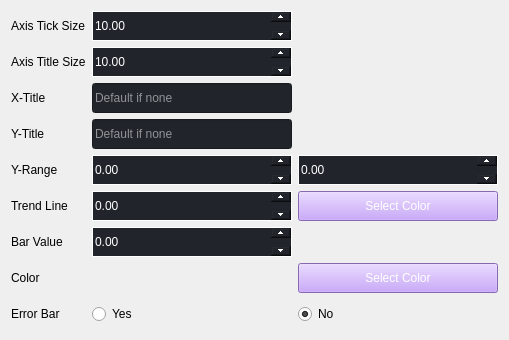
        <widget class="QWidget" name="tab_5">
         <attribute name="title">
          <string>Bar</string>
         </attribute>
         <layout class="QGridLayout" name="gridLayout_11">
          <item row="7" column="2">
           <widget class="QPushButton" name="figure_bar_btn_color_2">
            <property name="minimumSize">
             <size>
              <width>0</width>
              <height>30</height>
             </size>
            </property>
            <property name="styleSheet">
             <string notr="true">background-color: rgb(189,147,249);
color:white;
font: 16pt &quot;华文细黑&quot;;</string>
            </property>
            <property name="text">
             <string>Select Color</string>
            </property>
           </widget>
          </item>
          <item row="6" column="1">
           <widget class="QDoubleSpinBox" name="figure_bar_spin_bar_2">
            <property name="minimumSize">
             <size>
              <width>0</width>
              <height>30</height>
             </size>
            </property>
            <property name="maximumSize">
             <size>
              <width>200</width>
              <height>16777215</height>
             </size>
            </property>
            <property name="styleSheet">
             <string notr="true">QDoubleSpinBox {
    font: 16pt &quot;华文细黑&quot;;
    color: white;
    border: 1px solid white;
background-color:rgb(33, 37, 43);
}

QDoubleSpinBox::up-button {
    height: 10px; /* 设置一个合适的高度 */
    width: 20px; /* 设置一个合适的宽度 */
    subcontrol-position: top right; /* 保持按钮在右侧 */
}

QDoubleSpinBox::down-button {
    height: 10px; /* 设置一个合适的高度 */
    width: 20px; /* 设置一个合适的宽度 */
    subcontrol-position: bottom right; /* 保持按钮在右侧 */
}</string>
            </property>
           </widget>
          </item>
          <item row="5" column="1">
           <widget class="QDoubleSpinBox" name="figure_bar_spin_trend_2">
            <property name="minimumSize">
             <size>
              <width>0</width>
              <height>30</height>
             </size>
            </property>
            <property name="maximumSize">
             <size>
              <width>200</width>
              <height>16777215</height>
             </size>
            </property>
            <property name="styleSheet">
             <string notr="true">QDoubleSpinBox {
    font: 16pt &quot;华文细黑&quot;;
    color: white;
    border: 1px solid white;
background-color:rgb(33, 37, 43);
}

QDoubleSpinBox::up-button {
    height: 10px; /* 设置一个合适的高度 */
    width: 20px; /* 设置一个合适的宽度 */
    subcontrol-position: top right; /* 保持按钮在右侧 */
}

QDoubleSpinBox::down-button {
    height: 10px; /* 设置一个合适的高度 */
    width: 20px; /* 设置一个合适的宽度 */
    subcontrol-position: bottom right; /* 保持按钮在右侧 */
}</string>
            </property>
           </widget>
          </item>
          <item row="5" column="2">
           <widget class="QPushButton" name="figure_bar_btn_trend_2">
            <property name="minimumSize">
             <size>
              <width>0</width>
              <height>30</height>
             </size>
            </property>
            <property name="styleSheet">
             <string notr="true">background-color: rgb(189,147,249);
color:white;
font: 16pt &quot;华文细黑&quot;;</string>
            </property>
            <property name="text">
             <string>Select Color</string>
            </property>
           </widget>
          </item>
          <item row="5" column="0">
           <widget class="QLabel" name="figure_bar_label_trend">
            <property name="styleSheet">
             <string notr="true">font: 16pt &quot;华文细黑&quot;;</string>
            </property>
            <property name="text">
             <string>Trend Line</string>
            </property>
           </widget>
          </item>
          <item row="3" column="0">
           <widget class="QLabel" name="figure_bar_label_y">
            <property name="styleSheet">
             <string notr="true">font: 16pt &quot;华文细黑&quot;;</string>
            </property>
            <property name="text">
             <string>Y-Title</string>
            </property>
           </widget>
          </item>
          <item row="2" column="1">
           <widget class="QLineEdit" name="figure_bar_edit_x_2">
            <property name="minimumSize">
             <size>
              <width>0</width>
              <height>30</height>
             </size>
            </property>
            <property name="styleSheet">
             <string notr="true">background-color: rgb(33, 37, 43);
font: 16pt &quot;华文细黑&quot;;
color:white;</string>
            </property>
            <property name="placeholderText">
             <string>Default if none</string>
            </property>
           </widget>
          </item>
          <item row="0" column="1">
           <widget class="QDoubleSpinBox" name="figure_bar_spin_axis_scale_2">
            <property name="minimumSize">
             <size>
              <width>0</width>
              <height>30</height>
             </size>
            </property>
            <property name="maximumSize">
             <size>
              <width>200</width>
              <height>16777215</height>
             </size>
            </property>
            <property name="styleSheet">
             <string notr="true">QDoubleSpinBox {
    font: 16pt &quot;华文细黑&quot;;
    color: white;
    border: 1px solid white;
background-color:rgb(33, 37, 43);
}

QDoubleSpinBox::up-button {
    height: 10px; /* 设置一个合适的高度 */
    width: 20px; /* 设置一个合适的宽度 */
    subcontrol-position: top right; /* 保持按钮在右侧 */
}

QDoubleSpinBox::down-button {
    height: 10px; /* 设置一个合适的高度 */
    width: 20px; /* 设置一个合适的宽度 */
    subcontrol-position: bottom right; /* 保持按钮在右侧 */
}</string>
            </property>
            <property name="maximum">
             <double>10000.000000000000000</double>
            </property>
            <property name="value">
             <double>10.000000000000000</double>
            </property>
           </widget>
          </item>
          <item row="3" column="1">
           <widget class="QLineEdit" name="figure_bar_edit_y_2">
            <property name="minimumSize">
             <size>
              <width>0</width>
              <height>30</height>
             </size>
            </property>
            <property name="styleSheet">
             <string notr="true">background-color: rgb(33, 37, 43);
font: 16pt &quot;华文细黑&quot;;

color:white;</string>
            </property>
            <property name="placeholderText">
             <string>Default if none</string>
            </property>
           </widget>
          </item>
          <item row="1" column="1">
           <widget class="QDoubleSpinBox" name="figure_bar_spin_axis_text_size_2">
            <property name="minimumSize">
             <size>
              <width>0</width>
              <height>30</height>
             </size>
            </property>
            <property name="maximumSize">
             <size>
              <width>200</width>
              <height>16777215</height>
             </size>
            </property>
            <property name="styleSheet">
             <string notr="true">QDoubleSpinBox {
    font: 16pt &quot;华文细黑&quot;;
    color: white;
    border: 1px solid white;
background-color:rgb(33, 37, 43);
}

QDoubleSpinBox::up-button {
    height: 10px; /* 设置一个合适的高度 */
    width: 20px; /* 设置一个合适的宽度 */
    subcontrol-position: top right; /* 保持按钮在右侧 */
}

QDoubleSpinBox::down-button {
    height: 10px; /* 设置一个合适的高度 */
    width: 20px; /* 设置一个合适的宽度 */
    subcontrol-position: bottom right; /* 保持按钮在右侧 */
}</string>
            </property>
            <property name="maximum">
             <double>10000.000000000000000</double>
            </property>
            <property name="value">
             <double>10.000000000000000</double>
            </property>
           </widget>
          </item>
          <item row="1" column="0">
           <widget class="QLabel" name="figure_bar_label_axis_title">
            <property name="styleSheet">
             <string notr="true">font: 16pt &quot;华文细黑&quot;;</string>
            </property>
            <property name="text">
             <string>Axis Title Size</string>
            </property>
           </widget>
          </item>
          <item row="8" column="0">
           <widget class="QLabel" name="figure_bar_label_error">
            <property name="styleSheet">
             <string notr="true">font: 16pt &quot;华文细黑&quot;;</string>
            </property>
            <property name="text">
             <string>Error Bar</string>
            </property>
           </widget>
          </item>
          <item row="2" column="0">
           <widget class="QLabel" name="figure_bar_label_x">
            <property name="styleSheet">
             <string notr="true">font: 16pt &quot;华文细黑&quot;;</string>
            </property>
            <property name="text">
             <string>X-Title</string>
            </property>
           </widget>
          </item>
          <item row="0" column="0">
           <widget class="QLabel" name="figure_bar_label_axis_tick">
            <property name="styleSheet">
             <string notr="true">font: 16pt &quot;华文细黑&quot;;</string>
            </property>
            <property name="text">
             <string>Axis Tick Size</string>
            </property>
           </widget>
          </item>
          <item row="7" column="0">
           <widget class="QLabel" name="figure_bar_label_color">
            <property name="styleSheet">
             <string notr="true">font: 16pt &quot;华文细黑&quot;;</string>
            </property>
            <property name="text">
             <string>Color</string>
            </property>
           </widget>
          </item>
          <item row="6" column="0">
           <widget class="QLabel" name="figure_bar_label_bar">
            <property name="styleSheet">
             <string notr="true">font: 16pt &quot;华文细黑&quot;;</string>
            </property>
            <property name="text">
             <string>Bar Value</string>
            </property>
           </widget>
          </item>
          <item row="4" column="0">
           <widget class="QLabel" name="figure_bar_label_y_range">
            <property name="styleSheet">
             <string notr="true">font: 16pt &quot;华文细黑&quot;;</string>
            </property>
            <property name="text">
             <string>Y-Range</string>
            </property>
           </widget>
          </item>
          <item row="8" column="1">
           <widget class="QRadioButton" name="figure_bar_radio_error_2">
            <property name="minimumSize">
             <size>
              <width>0</width>
              <height>30</height>
             </size>
            </property>
            <property name="styleSheet">
             <string notr="true">font-size: 16pt &quot;华文细黑&quot;</string>
            </property>
            <property name="text">
             <string>Yes</string>
            </property>
           </widget>
          </item>
          <item row="8" column="2">
           <widget class="QRadioButton" name="radioButton_6">
            <property name="minimumSize">
             <size>
              <width>0</width>
              <height>30</height>
             </size>
            </property>
            <property name="styleSheet">
             <string notr="true">font: 16pt &quot;华文细黑&quot;</string>
            </property>
            <property name="text">
             <string>No</string>
            </property>
            <property name="checked">
             <bool>true</bool>
            </property>
           </widget>
          </item>
          <item row="4" column="1">
           <widget class="QDoubleSpinBox" name="figure_bar_spin_y_min_2">
            <property name="minimumSize">
             <size>
              <width>200</width>
              <height>30</height>
             </size>
            </property>
            <property name="maximumSize">
             <size>
              <width>200</width>
              <height>16777215</height>
             </size>
            </property>
            <property name="styleSheet">
             <string notr="true">QDoubleSpinBox {
    font: 16pt &quot;华文细黑&quot;;
    color: white;
    border: 1px solid white;
background-color:rgb(33, 37, 43);
}

QDoubleSpinBox::up-button {
    height: 10px; /* 设置一个合适的高度 */
    width: 20px; /* 设置一个合适的宽度 */
    subcontrol-position: top right; /* 保持按钮在右侧 */
}

QDoubleSpinBox::down-button {
    height: 10px; /* 设置一个合适的高度 */
    width: 20px; /* 设置一个合适的宽度 */
    subcontrol-position: bottom right; /* 保持按钮在右侧 */
}</string>
            </property>
            <property name="minimum">
             <double>-1000000000.000000000000000</double>
            </property>
            <property name="maximum">
             <double>1000000000.000000000000000</double>
            </property>
           </widget>
          </item>
          <item row="4" column="2">
           <widget class="QDoubleSpinBox" name="figure_bar_spin_y_max_2">
            <property name="minimumSize">
             <size>
              <width>200</width>
              <height>30</height>
             </size>
            </property>
            <property name="maximumSize">
             <size>
              <width>200</width>
              <height>16777215</height>
             </size>
            </property>
            <property name="styleSheet">
             <string notr="true">QDoubleSpinBox {
    font: 16pt &quot;华文细黑&quot;;
    color: white;
    border: 1px solid white;
background-color:rgb(33, 37, 43);
}

QDoubleSpinBox::up-button {
    height: 10px; /* 设置一个合适的高度 */
    width: 20px; /* 设置一个合适的宽度 */
    subcontrol-position: top right; /* 保持按钮在右侧 */
}

QDoubleSpinBox::down-button {
    height: 10px; /* 设置一个合适的高度 */
    width: 20px; /* 设置一个合适的宽度 */
    subcontrol-position: bottom right; /* 保持按钮在右侧 */
}</string>
            </property>
            <property name="minimum">
             <double>-1000000000.000000000000000</double>
            </property>
            <property name="maximum">
             <double>1000000000.000000000000000</double>
            </property>
           </widget>
          </item>
         </layout>
        </widget>
